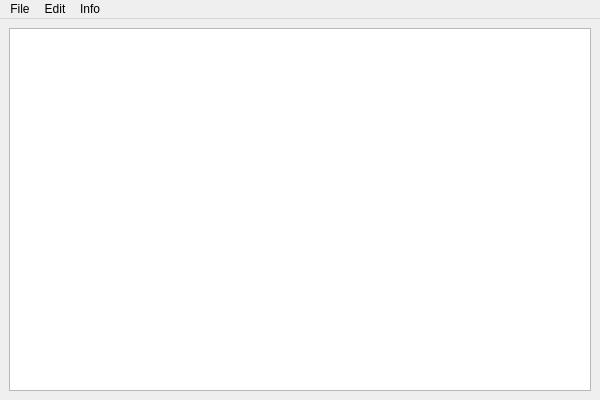
<?xml version="1.0" encoding="UTF-8"?>
<ui version="4.0">
 <class>MainWindow</class>
 <widget class="QMainWindow" name="MainWindow">
  <property name="geometry">
   <rect>
    <x>0</x>
    <y>0</y>
    <width>600</width>
    <height>400</height>
   </rect>
  </property>
  <property name="windowTitle">
   <string>N-TECH Package Manager</string>
  </property>
  <widget class="QWidget" name="centralwidget">
   <layout class="QGridLayout" name="gridLayout">
    <item row="0" column="0">
     <widget class="QTableWidget" name="tableItems">
      <property name="editTriggers">
       <set>QAbstractItemView::NoEditTriggers</set>
      </property>
      <property name="alternatingRowColors">
       <bool>true</bool>
      </property>
      <property name="selectionMode">
       <enum>QAbstractItemView::SingleSelection</enum>
      </property>
      <property name="selectionBehavior">
       <enum>QAbstractItemView::SelectRows</enum>
      </property>
      <property name="verticalScrollMode">
       <enum>QAbstractItemView::ScrollPerPixel</enum>
      </property>
      <property name="horizontalScrollMode">
       <enum>QAbstractItemView::ScrollPerPixel</enum>
      </property>
     </widget>
    </item>
   </layout>
  </widget>
  <widget class="QMenuBar" name="menubar">
   <property name="geometry">
    <rect>
     <x>0</x>
     <y>0</y>
     <width>600</width>
     <height>21</height>
    </rect>
   </property>
   <widget class="QMenu" name="menuFile">
    <property name="title">
     <string>File</string>
    </property>
    <addaction name="actionImport"/>
    <addaction name="actionExport"/>
    <addaction name="separator"/>
    <addaction name="actionExit"/>
   </widget>
   <widget class="QMenu" name="menuInfo">
    <property name="title">
     <string>Info</string>
    </property>
    <addaction name="actionAbout"/>
   </widget>
   <widget class="QMenu" name="menuEdit">
    <property name="title">
     <string>Edit</string>
    </property>
    <addaction name="actionAdd"/>
    <addaction name="actionRemove"/>
    <addaction name="actionEdit"/>
   </widget>
   <addaction name="menuFile"/>
   <addaction name="menuEdit"/>
   <addaction name="menuInfo"/>
  </widget>
  <action name="action">
   <property name="text">
    <string>Exit</string>
   </property>
  </action>
  <action name="actionExit">
   <property name="text">
    <string>Exit</string>
   </property>
  </action>
  <action name="actionAbout">
   <property name="text">
    <string>About</string>
   </property>
  </action>
  <action name="actionExport">
   <property name="text">
    <string>Export</string>
   </property>
  </action>
  <action name="actionImport">
   <property name="text">
    <string>Import</string>
   </property>
  </action>
  <action name="actionAdd">
   <property name="text">
    <string>Add</string>
   </property>
  </action>
  <action name="actionRemove">
   <property name="text">
    <string>Remove</string>
   </property>
  </action>
  <action name="actionEdit">
   <property name="text">
    <string>Edit</string>
   </property>
  </action>
 </widget>
 <resources/>
 <connections/>
</ui>
